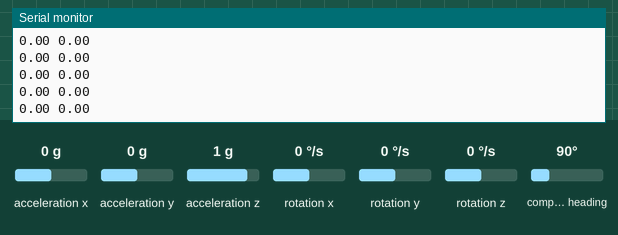
Simulated run of this sketch. Board: Arduino Uno, built with avr-gcc and run on an emulated ATmega328P. On the bench: the last lines printed to the serial monitor. Inputs (shaded band) come from the test bench; at power-on: rotation x 0 °/s, rotation y 0 °/s, acceleration x 0 g, acceleration y 0 g, acceleration z 1 g, rotation z 0 °/s, compass heading 90°.

Above: at 3.2 s.
3.3 s: rotation x set to -192 °/s
At 3.8 s:
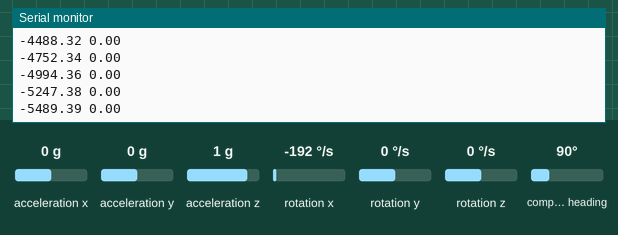
6.3 s: rotation y set to -192 °/s
At 7.0 s:
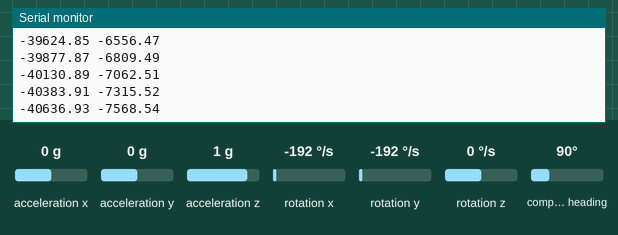
7.8 s: rotation x set to -100 °/s
At 8.4 s:
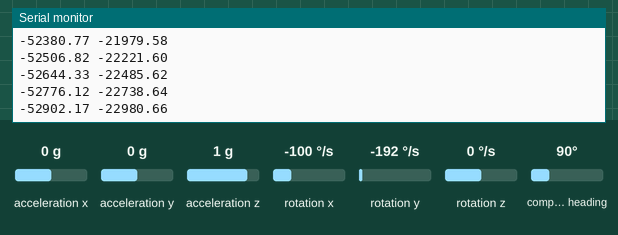
Timing chart, 0 to 10.8 s (numbered marks = the images above; inputs shaded):
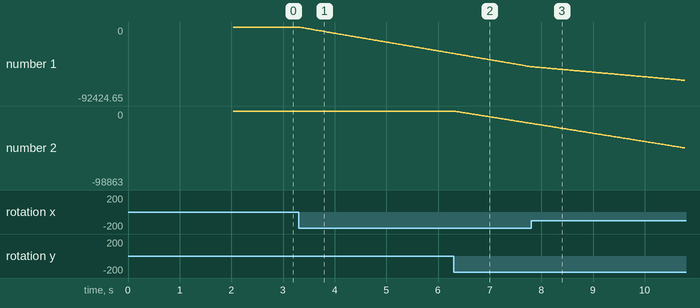

Measured:
- after the input at 3.3 s, the serial monitor: prints a new line at once (image 1)
- plotted number 1: 0 → -33068.37 after the input at 3.3 s

The sketch:

BNO055_gyro.ino
```cpp
#include <Wire.h>
#include <Adafruit_Sensor.h>
#include <Adafruit_BNO055.h>

Adafruit_BNO055 bno = Adafruit_BNO055(55, 0x28);

float roll = 0.0;
float pitch = 0.0;
unsigned long lastTime = 0;

void setup() {
  Serial.begin(9600);
  delay(1000);

  if (!bno.begin()) {
    Serial.println("BNO055 not detected. Check wiring!");
    while (1);
  }

  delay(1000);
  bno.setExtCrystalUse(true);
  lastTime = millis();

  Serial.println("BNO055 Gyroscope Roll & Pitch");
}

void loop() {
  sensors_event_t gyroEvent;
  bno.getEvent(&gyroEvent, Adafruit_BNO055::VECTOR_GYROSCOPE);

  unsigned long currentTime = millis();
  float dt = (currentTime - lastTime) / 1000.0; // seconds
  lastTime = currentTime;


  roll  += gyroEvent.gyro.x * dt * 180.0 / PI;
  pitch += gyroEvent.gyro.y * dt * 180.0 / PI;


  Serial.print(roll);
  Serial.print(" ");
  Serial.println(pitch);

  delay(20);
}
```
